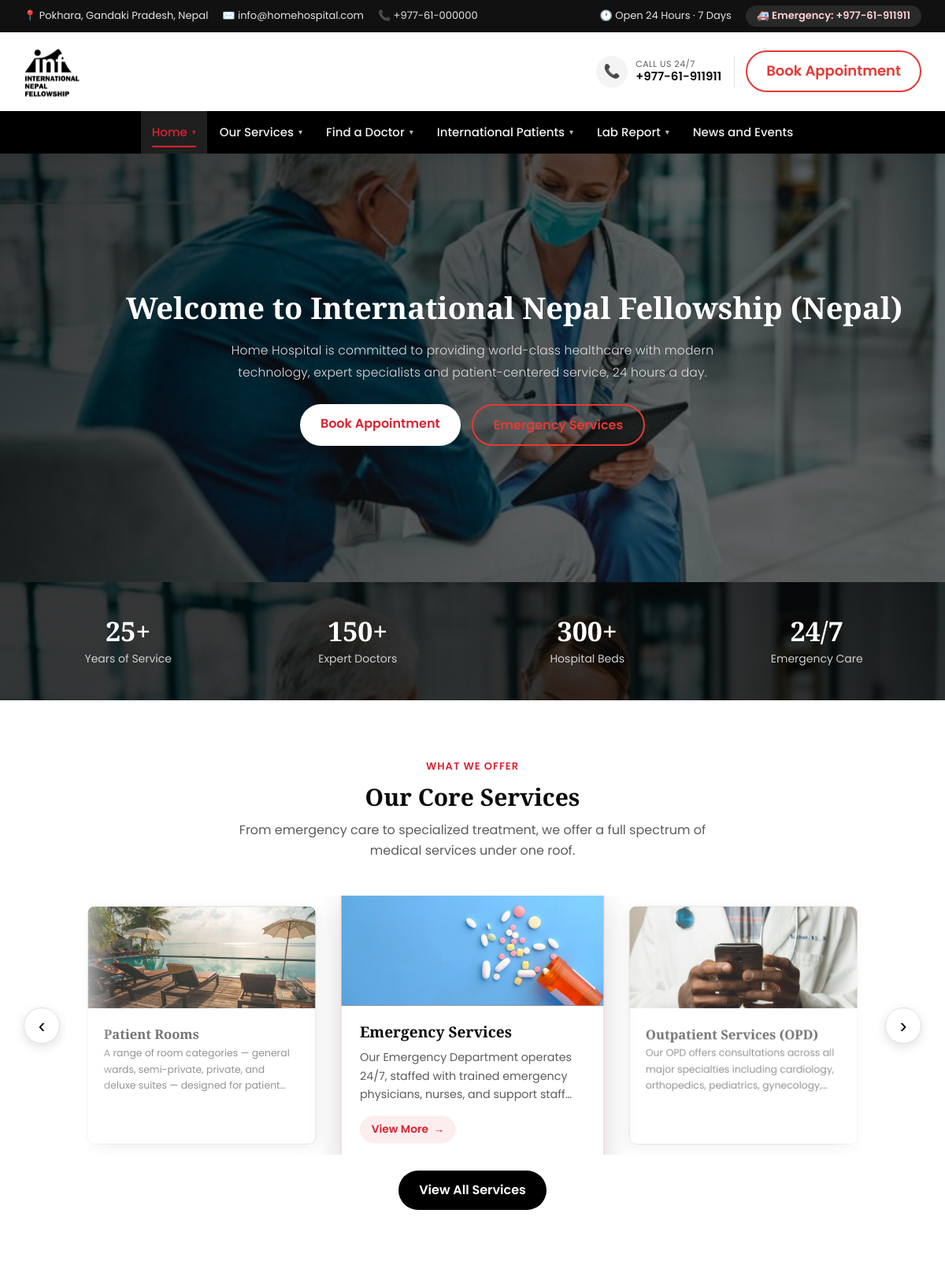
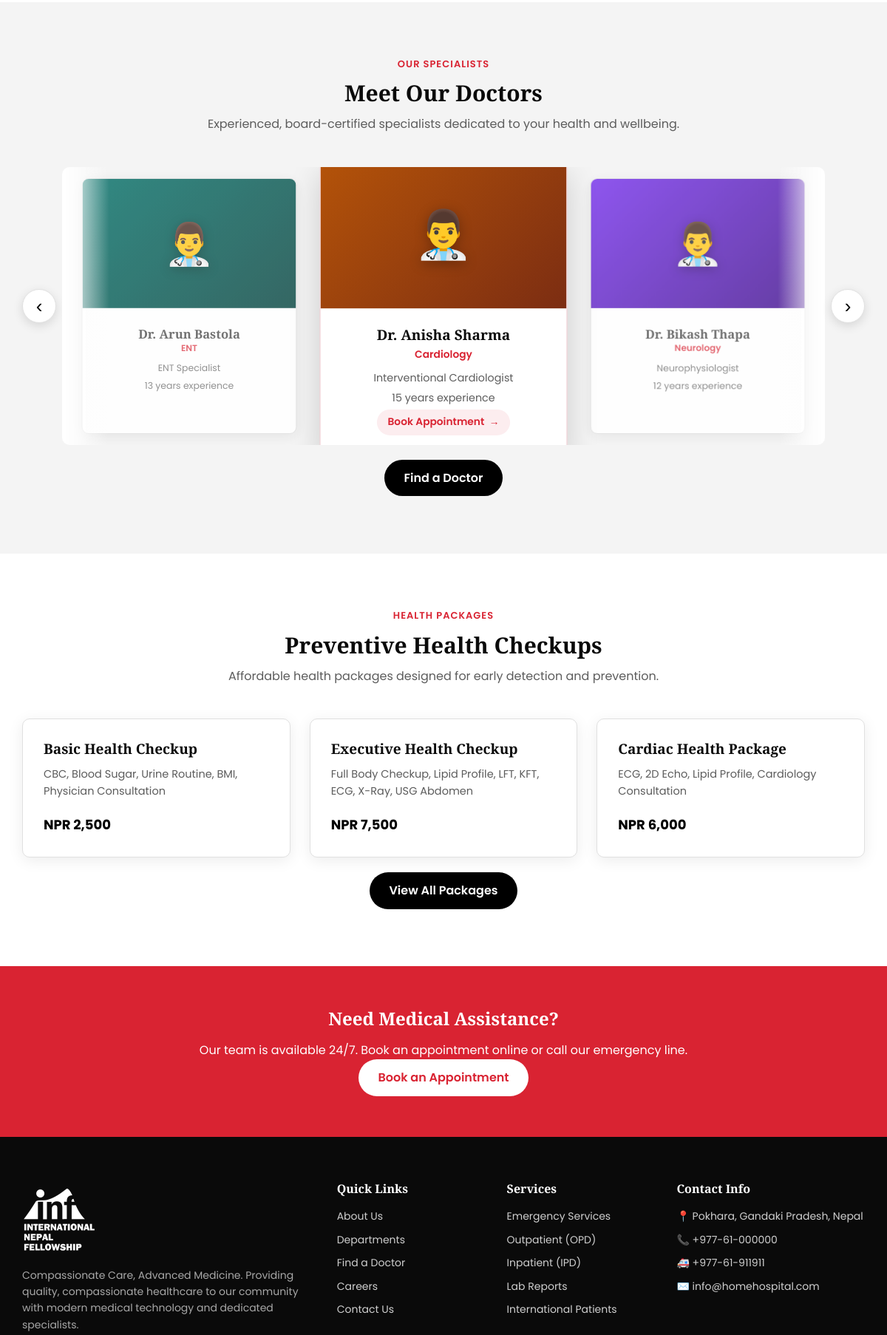
The page / (upper part) on the database its author committed (2 pictures, top to bottom).
### tables this page shows
CREATE TABLE IF NOT EXISTS services (
    id INT NOT NULL AUTO_INCREMENT,
    slug VARCHAR(100) NOT NULL,
    icon VARCHAR(20) NOT NULL DEFAULT '🚑',
    title VARCHAR(150) NOT NULL,
    description TEXT NOT NULL,
    image_url VARCHAR(255) DEFAULT NULL,
    sort_order INT NOT NULL DEFAULT 0,
    is_active TINYINT(1) NOT NULL DEFAULT 1,
    created_at DATETIME NOT NULL DEFAULT CURRENT_TIMESTAMP,
    PRIMARY KEY (id),
    UNIQUE KEY uq_services_slug (slug)
);

CREATE TABLE IF NOT EXISTS doctors (
    id INT NOT NULL AUTO_INCREMENT,
    name VARCHAR(150) NOT NULL,
    department_id INT NOT NULL,
    specialty VARCHAR(150) NOT NULL,
    experience VARCHAR(50) NOT NULL,
    days VARCHAR(100) NOT NULL,
    time_slot VARCHAR(100) NOT NULL,
    photo_url VARCHAR(255) DEFAULT NULL,
    created_at DATETIME NOT NULL DEFAULT CURRENT_TIMESTAMP,
    PRIMARY KEY (id),
    KEY idx_doctors_department_id (department_id),
    CONSTRAINT fk_doctors_department FOREIGN KEY (department_id)
        REFERENCES departments (id) ON DELETE CASCADE
);

CREATE TABLE IF NOT EXISTS departments (
    id INT NOT NULL AUTO_INCREMENT,
    name VARCHAR(150) NOT NULL,
    description TEXT NOT NULL,
    icon VARCHAR(20) NOT NULL DEFAULT '🏥',
    image_url VARCHAR(255) DEFAULT NULL,
    created_at DATETIME NOT NULL DEFAULT CURRENT_TIMESTAMP,
    PRIMARY KEY (id)
);

CREATE TABLE IF NOT EXISTS health_packages (
    id INT NOT NULL AUTO_INCREMENT,
    name VARCHAR(150) NOT NULL,
    price VARCHAR(50) NOT NULL,
    includes_text TEXT NOT NULL,
    is_active TINYINT(1) NOT NULL DEFAULT 1,
    created_at DATETIME NOT NULL DEFAULT CURRENT_TIMESTAMP,
    PRIMARY KEY (id)
);

### pages/index.php (called while the page is built, shortened)
<?php
require_once __DIR__ . '/../includes/config.php';
$doctors = Doctor::allWithDepartment();
$health_packages = HealthPackage::allActive();
$services = Service::allActive();
View::render('pages/home', compact('page_title', 'doctors', 'health_packages', 'services', 'nav_menu'));

### index.php (called while the page is built)
<?php
require_once __DIR__ . '/pages/index.php';

### includes/config.php (called while the page is built, shortened)
<?php
function e($value) {
    return htmlspecialchars((string)$value, ENT_QUOTES, 'UTF-8');
}
function content(string $page, string $section, ?string $default = null): string
{
    static $cache = [];
    static $registry = null;
    $key = $page . "\x1F" . $section;
    $value = \App\Models\PageContent::get($page, $section);
    if ($value === '') {
        if ($default === null) {
            if ($registry === null) {
                $registry = require __DIR__ . '/page-content-registry.php';
            }
            $default = $registry['defaults'][$key] ?? '';
        }
        $value = (string) $default;
    }
    $cache[$key] = $value;
    return $value;
}
function site_url(string $path): string
{
    static $base = null;
    if ($base === null) {
        $docRoot = str_replace('\\', '/', rtrim($_SERVER['DOCUMENT_ROOT'] ?? '', '/'));
        $appRoot = str_replace('\\', '/', dirname(__DIR__));
        if ($docRoot !== '' && strpos($appRoot, $docRoot) === 0) {
            $base = '/' . ltrim(substr($appRoot, strlen($docRoot)), '/');
        } else {
            $base = '';
        }
        if ($base !== '') {
            $base = ($base === '/') ? '/' : rtrim($base, '/') . '/';
        }
    }
    return $base . $path;
}
spl_autoload_register(function ($class) {
    $prefix = 'App\\';
    $baseDir = __DIR__ . '/../app/';
    $len = strlen($prefix);
    $relativeClass = substr($class, $len);
    $file = $baseDir . str_replace('\\', '/', $relativeClass) . '.php';
});
function load_site_content() {
    $doctors = Doctor::allWithDepartment();
    $health_packages = HealthPackage::allActive();
    return compact('departments', 'doctors', 'health_packages', 'news_events');
}
$site_content = load_site_content();

### app/Core/Database.php (called while the page is built, shortened)
<?php
class Database
{
    private static ?Database $instance = null;
    private PDO $pdo;
    private function __construct()
    {
        $driver = defined('DB_DRIVER') ? DB_DRIVER : 'mysql';
        if ($driver === 'mysql') {
            $dsn = 'mysql:host=' . (defined('DB_HOST') ? DB_HOST : '127.0.0.1')
                . ';port=' . (defined('DB_PORT') ? DB_PORT : '3306')
                . ';dbname=' . (defined('DB_NAME') ? DB_NAME : 'hospital')
                . ';charset=utf8mb4';
            $this->pdo = new PDO($dsn, defined('DB_USER') ? DB_USER : 'root', defined('DB_PASS') ? DB_PASS : '');
        }
        $this->pdo->setAttribute(PDO::ATTR_ERRMODE, PDO::ERRMODE_EXCEPTION);
        $this->pdo->setAttribute(PDO::ATTR_DEFAULT_FETCH_MODE, PDO::FETCH_ASSOC);
    }
    public static function getInstance(): self
    {
        if (self::$instance === null) {
            self::$instance = new self();
        }
        return self::$instance;
    }
    public function fetchAll(string $sql, array $params = []): array
    {
        $stmt = $this->pdo->prepare($sql);
        $stmt->execute($params);
        return $stmt->fetchAll();
    }
    public function fetchOne(string $sql, array $params = []): ?array
    {
        $stmt = $this->pdo->prepare($sql);
        $stmt->execute($params);
        $row = $stmt->fetch();
        return $row ?: null;
    }
}

### app/Core/Model.php (called while the page is built, shortened)
<?php
abstract class Model
{
    protected static string $table;
    protected Database $db;
    public function __construct()
    {
        $this->db = Database::getInstance();
    }
    public function getDb(): Database
    {
        return $this->db;
    }
    public static function where(string $where, array $params = [], string $orderBy = ''): array
    {
        $sql = 'SELECT * FROM ' . static::$table . ' WHERE ' . $where;
        if ($orderBy) {
            $sql .= ' ORDER BY ' . $orderBy;
        }
        return Database::getInstance()->fetchAll($sql, $params);
    }
    public static function firstWhere(string $where, array $params = []): ?array
    {
        $sql = 'SELECT * FROM ' . static::$table . ' WHERE ' . $where . ' LIMIT 1';
        return Database::getInstance()->fetchOne($sql, $params);
    }
}

### app/Models/PageContent.php (called while the page is built, shortened)
<?php
class PageContent extends Model
{
    public static function get(string $page, string $section): string
    {
        $row = static::firstWhere('page = :p AND section = :s', [':p' => $page, ':s' => $section]);
        return $row ? (string) $row['content'] : '';
    }
}

### includes/page-content-registry.php (called while the page is built, shortened)
<?php
$__defaults = [];
foreach ($__pages as $__pageKey => $__pageCfg) {
    foreach ($__pageCfg['groups'] as $__fields) {
        foreach ($__fields as $__field) {
            $__defaults[$__pageKey . "\x1F" . $__field['section']] = (string) ($__field['default'] ?? '');
        }
    }
}
return ['pages' => $__pages, 'defaults' => $__defaults];

### app/Models/Service.php (called while the page is built, shortened)
<?php
class Service extends Model
{
    public static function allActive(): array
    {
        return self::where('is_active = 1', [], 'sort_order');
    }
}

### app/Models/Doctor.php (called while the page is built, shortened)
<?php
class Doctor extends Model
{
    public static function allWithDepartment(string $orderBy = 'doc.id'): array
    {
        $db = new static();
        return $db->getDb()->fetchAll(
            'SELECT doc.*, dep.name AS department_name, dep.icon AS department_icon
             FROM doctors doc
             JOIN departments dep ON doc.department_id = dep.id
             ORDER BY ' . $orderBy
        );
    }
}

### app/Models/HealthPackage.php (called while the page is built, shortened)
<?php
class HealthPackage extends Model
{
    public static function allActive(): array
    {
        return self::where('is_active = 1', [], 'id');
    }
}

### app/Views/pages/home.php (the view)
<section class="hero">
  <video class="hero-video" autoplay muted loop playsinline preload="auto"
    poster="<?php echo e(site_url('images/gettyimages-1390026192.jpg')); ?>" aria-hidden="true">
    <source src="<?php echo e(site_url('images/hero-background.mp4')); ?>" type="video/mp4">
  </video>
  <div class="hero-overlay" aria-hidden="true"></div>
  <div class="container hero-inner">
    <h1 data-aos="fade-up" data-aos-duration="1000">
      <span class="hero-title"><?php echo e(content('home', 'hero_title')); ?></span>
    </h1>
    <p data-aos="fade-up" data-aos-duration="1000" data-aos-delay="150"><?php echo e(content('home', 'hero_subtitle')); ?></p>
    <div class="hero-buttons">
      <a href="<?php echo e(site_url('pages/book-appointment.php')); ?>" class="btn btn-primary" data-aos="zoom-in" data-aos-duration="1200">Book Appointment</a>
      <a href="<?php echo e(site_url('pages/services.php#emergency')); ?>" class="btn btn-outline" data-aos="zoom-in" data-aos-duration="1200" data-aos-delay="100">Emergency Services</a>
    </div>
  </div>
</section>
<section class="stats">
  <div class="container grid grid-4">
    <div data-aos="fade-up" data-aos-duration="1000"><h3><?php echo e(content('home', 'stat_1_value')); ?></h3><span><?php echo e(content('home', 'stat_1_label')); ?></span></div>
    <div data-aos="fade-up" data-aos-duration="1000" data-aos-delay="100"><h3><?php echo e(content('home', 'stat_2_value')); ?></h3><span><?php echo e(content('home', 'stat_2_label')); ?></span></div>
    <div data-aos="fade-up" data-aos-duration="1000" data-aos-delay="200"><h3><?php echo e(content('home', 'stat_3_value')); ?></h3><span><?php echo e(content('home', 'stat_3_label')); ?></span></div>
    <div data-aos="fade-up" data-aos-duration="1000" data-aos-delay="300"><h3><?php echo e(content('home', 'stat_4_value')); ?></h3><span><?php echo e(content('home', 'stat_4_label')); ?></span></div>
  </div>
</section>
<section class="section">
  <div class="container">
    <div class="section-title" data-aos="fade-up" data-aos-duration="1000">
      <span><?php echo e(content('home', 'services_kicker')); ?></span>
      <h2><?php echo e(content('home', 'services_title')); ?></h2>
      <p><?php echo e(content('home', 'services_text')); ?></p>
    </div>
    <?php if (!empty($services)): ?>
    <div class="services-carousel" data-carousel>
      <button class="carousel-btn carousel-btn-prev" type="button" data-carousel-prev aria-label="Previous services">&#8249;</button>
      <div class="carousel-viewport">
        <div class="carousel-track" data-carousel-track>
          <?php foreach ($services as $s): ?>
          <div class="carousel-slide">
            <div class="card service-card">
              <div class="service-img">
                <?php if (!empty($s['image_url'])): ?>
                <img src="<?php echo e(site_url($s['image_url'])); ?>" alt="<?php echo e($s['title']); ?>" loading="lazy">
                <?php else: ?>
                <span class="service-emoji"><?php echo e($s['icon']); ?></span>
                <?php endif; ?>
              </div>
              <div class="service-card-body">
                <h3><?php echo e($s['title']); ?></h3>
                <p><?php echo e($s['description']); ?></p>
                <a class="view-more" href="<?php echo e(site_url('pages/services.php#' . $s['slug'])); ?>">View More <span class="vm-arrow">&rarr;</span></a>
              </div>
            </div>
          </div>
          <?php endforeach; ?>
        </div>
      </div>
      <button class="carousel-btn carousel-btn-next" type="button" data-carousel-next aria-label="Next services">&#8250;</button>
    </div>
    <?php endif; ?>
    <p class="text-center mt-20"><a href="<?php echo e(site_url('pages/services.php')); ?>" class="btn btn-secondary btn-view-all" data-aos="zoom-in" data-aos-duration="1200"><?php echo e(content('home', 'services_view_all')); ?></a></p>
  </div>
</section>
<section class="section section-alt">
  <div class="container">
    <div class="section-title" data-aos="fade-up" data-aos-duration="1000">
      <span><?php echo e(content('home', 'doctors_kicker')); ?></span>
      <h2><?php echo e(content('home', 'doctors_title')); ?></h2>
      <p><?php echo e(content('home', 'doctors_text')); ?></p>
    </div>
    <?php if (!empty($doctors)): ?>
    <div class="doctors-carousel" data-carousel>
      <button class="carousel-btn carousel-btn-prev" type="button" data-carousel-prev aria-label="Previous doctors">&#8249;</button>
      <div class="carousel-viewport">
        <div class="carousel-track" data-carousel-track>
          <?php foreach ($doctors as $doc): ?>
          <div class="carousel-slide">
            <div class="card doctor-card">
              <?php if (!empty($doc['photo_url'])): ?>
              <div class="doctor-photo"><img src="<?php echo e(site_url($doc['photo_url'])); ?>" alt="<?php echo e($doc['name']); ?>" loading="lazy"></div>
              <?php else: ?>
              <div class="doctor-photo doctor-photo-fallback"><span class="doctor-emoji">👨‍⚕️</span></div>
              <?php endif; ?>
              <div class="doctor-info">
                <h3><?php echo e($doc['name']); ?></h3>
                <div class="dept"><?php echo e($doc['department_name']); ?></div>
                <p><?php echo e($doc['specialty']); ?></p>
                <p><?php echo e($doc['experience']); ?> experience</p>
                <a class="view-more" href="<?php echo e(site_url('pages/book-appointment.php?doctor=' . (int)$doc['id'])); ?>">Book Appointment <span class="vm-arrow">&rarr;</span></a>
              </div>
            </div>
          </div>
          <?php endforeach; ?>
        </div>
      </div>
      <button class="carousel-btn carousel-btn-next" type="button" data-carousel-next aria-label="Next doctors">&#8250;</button>
    </div>
    <?php endif; ?>
    <p class="text-center mt-20"><a href="<?php echo e(site_url('pages/find-doctor.php')); ?>" class="btn btn-secondary" data-aos="zoom-in" data-aos-duration="1200"><?php echo e(content('home', 'doctors_find')); ?></a></p>
  </div>
</section>
<section class="section">
  <div class="container">
    <div class="section-title" data-aos="fade-up" data-aos-duration="1000">
      <span><?php echo e(content('home', 'packages_kicker')); ?></span>
      <h2><?php echo e(content('home', 'packages_title')); ?></h2>
      <p><?php echo e(content('home', 'packages_text')); ?></p>
    </div>
    <div class="grid grid-3">
      <?php foreach (array_slice($health_packages, 0, 3) as $i => $pkg): ?>
      <div class="card" data-aos="fade-up" data-aos-duration="1000" data-aos-delay="<?php echo $i * 100; ?>">
        <h3><?php echo e($pkg['name']); ?></h3>
        <p class="mb-20"><?php echo e($pkg['includes_text']); ?></p>
        <strong style="color:var(--primary); font-size:18px;"><?php echo e($pkg['price']); ?></strong>
      </div>
      <?php endforeach; ?>
    </div>
    <p class="text-center mt-20"><a href="<?php echo e(site_url('pages/health-packages.php')); ?>" class="btn btn-secondary" data-aos="zoom-in" data-aos-duration="1200"><?php echo e(content('home', 'packages_view_all')); ?></a></p>
  </div>
</section>
<section class="cta">
  <div class="container">
    <h2 data-aos="zoom-in" data-aos-duration="1200"><?php echo e(content('home', 'cta_title')); ?></h2>
    <p data-aos="zoom-in" data-aos-duration="1200" data-aos-delay="100"><?php echo e(content('home', 'cta_text')); ?></p>
    <a href="<?php echo e(site_url('pages/book-appointment.php')); ?>" class="btn" style="background:#fff;color:var(--accent);" data-aos="zoom-in" data-aos-duration="1200" data-aos-delay="200"><?php echo e(content('home', 'cta_btn')); ?></a>
  </div>
</section>

### rows shown on the page
services: image_url (picture), title "Emergency Services", description "Our Emergency Department operates 24/7, staffed with trained emergency physicians, nurses, and support…"
services: image_url (picture), title "Outpatient Services (OPD)", description "Our OPD offers consultations across all major specialties including cardiology, orthopedics, pediatrics,…"
services: image_url (picture), title "Patient Rooms", description "A range of room categories — general wards, semi-private, private, and deluxe suites — designed for…"
doctors: name "Dr. Anisha Sharma", department.name "Cardiology", specialty "Interventional Cardiologist", experience "15 years"
doctors: name "Dr. Bikash Thapa", department.name "Neurology", specialty "Neurophysiologist", experience "12 years"
doctors: name "Dr. Arun Bastola", department.name "ENT", specialty "ENT Specialist", experience "13 years"
health_packages: name "Basic Health Checkup", includes_text "CBC, Blood Sugar, Urine Routine, BMI, Physician Consultation", price "NPR 2,500"
health_packages: name "Executive Health Checkup", includes_text "Full Body Checkup, Lipid Profile, LFT, KFT, ECG, X-Ray, USG Abdomen", price "NPR 7,500"
health_packages: name "Cardiac Health Package", includes_text "ECG, 2D Echo, Lipid Profile, Cardiology Consultation", price "NPR 6,000"

### other values the page prints
SITE_ADDRESS "Pokhara, Gandaki Pradesh, Nepal"
SITE_EMAIL "info@homehospital.com"
SITE_PHONE "+977-61-000000"
SITE_EMERGENCY "+977-61-911911"
$label "Home"
$label "Our Services"
$label "Find a Doctor"
$label "International Patients"
$label "Lab Report"
$label "News and Events"
content('home', 'hero_title') "Welcome to International Nepal Fellowship (Nepal)"
content('home', 'hero_subtitle') "Home Hospital is committed to providing world-class healthcare with modern technology, expert specialists and patient-centered service, 24 hours a day."
content('home', 'stat_1_value') "25+"
content('home', 'stat_1_label') "Years of Service"
content('home', 'stat_2_value') "150+"
